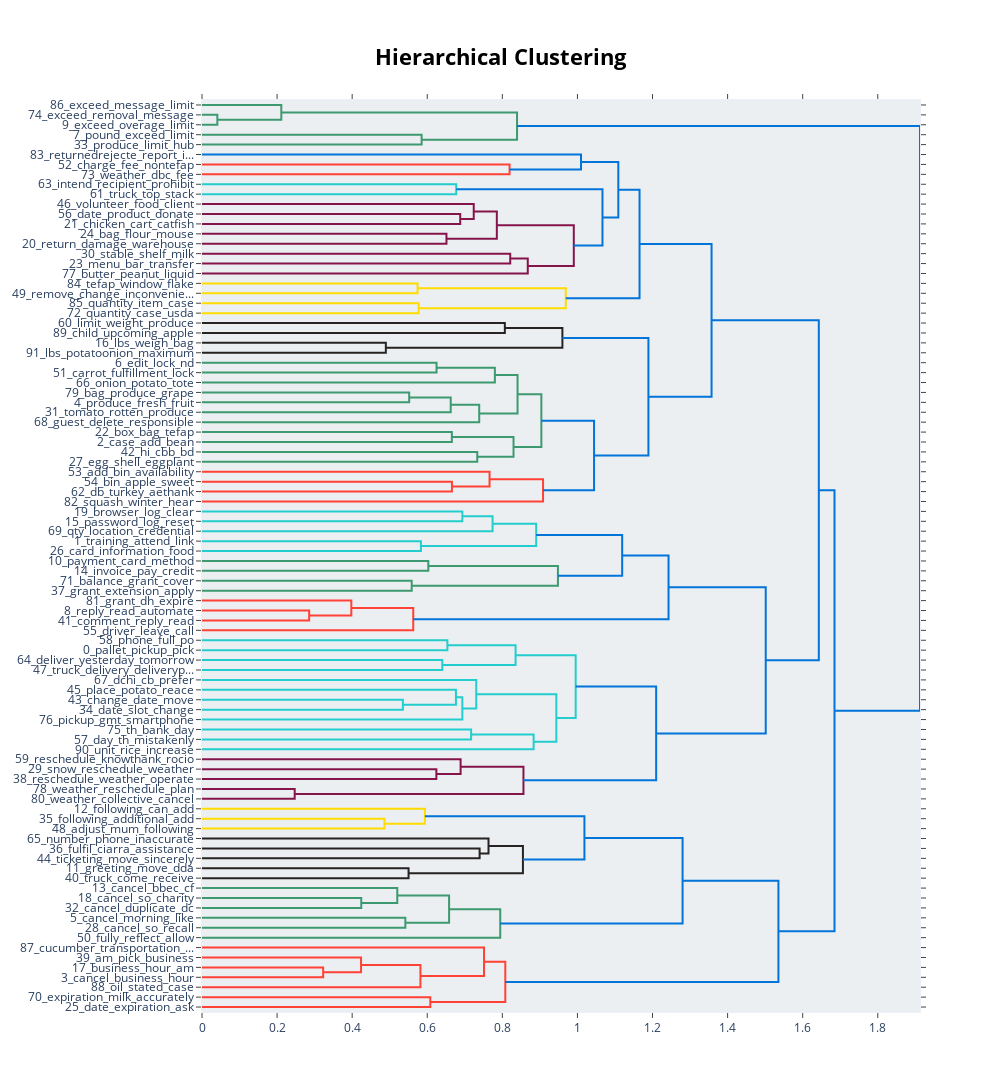

Here is the notebook cell this chart was saved with:
### Code cell
topic_model_all_fields.visualize_hierarchy()

### Figure 1 — Plotly figure (JSON) as saved in the notebook; plotly's stock layout.template omitted (floating-point values rounded to 4 significant figures)
{"data": [{"hoverinfo": "text", "marker": {"color": "rgb(61,153,112)"}, "mode": "lines", "type": "scatter", "x": [0.0, 0.04087, 0.04087, 0.0], "xaxis": "x", "y": [-15.0, -15.0, -25.0, -25.0], "yaxis": "y"}, {"hoverinfo": "text", "marker": {"color": "rgb(61,153,112)"}, "mode": "lines", "type": "scatter", "x": [0.0, 0.2113, 0.2113, 0.04087], "xaxis": "x", "y": [-5.0, -5.0, -20.0, -20.0], "yaxis": "y"}, {"hoverinfo": "text", "marker": {"color": "rgb(61,153,112)"}, "mode": "lines", "type": "scatter", "x": [0.0, 0.585, 0.585, 0.0], "xaxis": "x", "y": [-35.0, -35.0, -45.0, -45.0], "yaxis": "y"}, {"hoverinfo": "text", "marker": {"color": "rgb(61,153,112)"}, "mode": "lines", "type": "scatter", "x": [0.2113, 0.8392, 0.8392, 0.585], "xaxis": "x", "y": [-12.5, -12.5, -40.0, -40.0], "yaxis": "y"}, {"hoverinfo": "text", "marker": {"color": "rgb(255,65,54)"}, "mode": "lines", "type": "scatter", "x": [0.0, 0.8193, 0.8193, 0.0], "xaxis": "x", "y": [-65.0, -65.0, -75.0, -75.0], "yaxis": "y"}, {"hoverinfo": "text", "marker": {"color": "rgb(0,116,217)"}, "mode": "lines", "type": "scatter", "x": [0.0, 1.01, 1.01, 0.8193], "xaxis": "x", "y": [-55.0, -55.0, -70.0, -70.0], "yaxis": "y"}, {"hoverinfo": "text", "marker": {"color": "rgb(35,205,205)"}, "mode": "lines", "type": "scatter", "x": [0.0, 0.6772, 0.6772, 0.0], "xaxis": "x", "y": [-85.0, -85.0, -95.0, -95.0], "yaxis": "y"}, {"hoverinfo": "text", "marker": {"color": "rgb(133,20,75)"}, "mode": "lines", "type": "scatter", "x": [0.0, 0.6878, 0.6878, 0.0], "xaxis": "x", "y": [-115.0, -115.0, -125.0, -125.0], "yaxis": "y"}, {"hoverinfo": "text", "marker": {"color": "rgb(133,20,75)"}, "mode": "lines", "type": "scatter", "x": [0.0, 0.7238, 0.7238, 0.6878], "xaxis": "x", "y": [-105.0, -105.0, -120.0, -120.0], "yaxis": "y"}, {"hoverinfo": "text", "marker": {"color": "rgb(133,20,75)"}, "mode": "lines", "type": "scatter", "x": [0.0, 0.6511, 0.6511, 0.0], "xaxis": "x", "y": [-135.0, -135.0, -145.0, -145.0], "yaxis": "y"}, {"hoverinfo": "text", "marker": {"color": "rgb(133,20,75)"}, "mode": "lines", "type": "scatter", "x": [0.7238, 0.7853, 0.7853, 0.6511], "xaxis": "x", "y": [-112.5, -112.5, -140.0, -140.0], "yaxis": "y"}, {"hoverinfo": "text", "marker": {"color": "rgb(133,20,75)"}, "mode": "lines", "type": "scatter", "x": [0.0, 0.821, 0.821, 0.0], "xaxis": "x", "y": [-155.0, -155.0, -165.0, -165.0], "yaxis": "y"}, {"hoverinfo": "text", "marker": {"color": "rgb(133,20,75)"}, "mode": "lines", "type": "scatter", "x": [0.821, 0.8677, 0.8677, 0.0], "xaxis": "x", "y": [-160.0, -160.0, -175.0, -175.0], "yaxis": "y"}, {"hoverinfo": "text", "marker": {"color": "rgb(133,20,75)"}, "mode": "lines", "type": "scatter", "x": [0.7853, 0.9903, 0.9903, 0.8677], "xaxis": "x", "y": [-126.2, -126.2, -167.5, -167.5], "yaxis": "y"}, {"hoverinfo": "text", "marker": {"color": "rgb(0,116,217)"}, "mode": "lines", "type": "scatter", "x": [0.6772, 1.067, 1.067, 0.9903], "xaxis": "x", "y": [-90.0, -90.0, -146.9, -146.9], "yaxis": "y"}, {"hoverinfo": "text", "marker": {"color": "rgb(0,116,217)"}, "mode": "lines", "type": "scatter", "x": [1.01, 1.109, 1.109, 1.067], "xaxis": "x", "y": [-62.5, -62.5, -118.4, -118.4], "yaxis": "y"}, {"hoverinfo": "text", "marker": {"color": "rgb(255,220,0)"}, "mode": "lines", "type": "scatter", "x": [0.0, 0.5741, 0.5741, 0.0], "xaxis": "x", "y": [-185.0, -185.0, -195.0, -195.0], "yaxis": "y"}, {"hoverinfo": "text", "marker": {"color": "rgb(255,220,0)"}, "mode": "lines", "type": "scatter", "x": [0.0, 0.5769, 0.5769, 0.0], "xaxis": "x", "y": [-205.0, -205.0, -215.0, -215.0], "yaxis": "y"}, {"hoverinfo": "text", "marker": {"color": "rgb(255,220,0)"}, "mode": "lines", "type": "scatter", "x": [0.5741, 0.969, 0.969, 0.5769], "xaxis": "x", "y": [-190.0, -190.0, -210.0, -210.0], "yaxis": "y"}, {"hoverinfo": "text", "marker": {"color": "rgb(0,116,217)"}, "mode": "lines", "type": "scatter", "x": [1.109, 1.165, 1.165, 0.969], "xaxis": "x", "y": [-90.47, -90.47, -200.0, -200.0], "yaxis": "y"}, {"hoverinfo": "text", "marker": {"color": "rgb(40,35,35)"}, "mode": "lines", "type": "scatter", "x": [0.0, 0.8066, 0.8066, 0.0], "xaxis": "x", "y": [-225.0, -225.0, -235.0, -235.0], "yaxis": "y"}, {"hoverinfo": "text", "marker": {"color": "rgb(40,35,35)"}, "mode": "lines", "type": "scatter", "x": [0.0, 0.4897, 0.4897, 0.0], "xaxis": "x", "y": [-245.0, -245.0, -255.0, -255.0], "yaxis": "y"}, {"hoverinfo": "text", "marker": {"color": "rgb(40,35,35)"}, "mode": "lines", "type": "scatter", "x": [0.8066, 0.96, 0.96, 0.4897], "xaxis": "x", "y": [-230.0, -230.0, -250.0, -250.0], "yaxis": "y"}, {"hoverinfo": "text", "marker": {"color": "rgb(61,153,112)"}, "mode": "lines", "type": "scatter", "x": [0.0, 0.6247, 0.6247, 0.0], "xaxis": "x", "y": [-265.0, -265.0, -275.0, -275.0], "yaxis": "y"}, {"hoverinfo": "text", "marker": {"color": "rgb(61,153,112)"}, "mode": "lines", "type": "scatter", "x": [0.6247, 0.7801, 0.7801, 0.0], "xaxis": "x", "y": [-270.0, -270.0, -285.0, -285.0], "yaxis": "y"}, {"hoverinfo": "text", "marker": {"color": "rgb(61,153,112)"}, "mode": "lines", "type": "scatter", "x": [0.0, 0.5519, 0.5519, 0.0], "xaxis": "x", "y": [-295.0, -295.0, -305.0, -305.0], "yaxis": "y"}, {"hoverinfo": "text", "marker": {"color": "rgb(61,153,112)"}, "mode": "lines", "type": "scatter", "x": [0.5519, 0.6625, 0.6625, 0.0], "xaxis": "x", "y": [-300.0, -300.0, -315.0, -315.0], "yaxis": "y"}, {"hoverinfo": "text", "marker": {"color": "rgb(61,153,112)"}, "mode": "lines", "type": "scatter", "x": [0.6625, 0.7384, 0.7384, 0.0], "xaxis": "x", "y": [-307.5, -307.5, -325.0, -325.0], "yaxis": "y"}, {"hoverinfo": "text", "marker": {"color": "rgb(61,153,112)"}, "mode": "lines", "type": "scatter", "x": [0.7801, 0.8405, 0.8405, 0.7384], "xaxis": "x", "y": [-277.5, -277.5, -316.2, -316.2], "yaxis": "y"}, {"hoverinfo": "text", "marker": {"color": "rgb(61,153,112)"}, "mode": "lines", "type": "scatter", "x": [0.0, 0.6655, 0.6655, 0.0], "xaxis": "x", "y": [-335.0, -335.0, -345.0, -345.0], "yaxis": "y"}, {"hoverinfo": "text", "marker": {"color": "rgb(61,153,112)"}, "mode": "lines", "type": "scatter", "x": [0.0, 0.7332, 0.7332, 0.0], "xaxis": "x", "y": [-355.0, -355.0, -365.0, -365.0], "yaxis": "y"}, {"hoverinfo": "text", "marker": {"color": "rgb(61,153,112)"}, "mode": "lines", "type": "scatter", "x": [0.6655, 0.8298, 0.8298, 0.7332], "xaxis": "x", "y": [-340.0, -340.0, -360.0, -360.0], "yaxis": "y"}, {"hoverinfo": "text", "marker": {"color": "rgb(61,153,112)"}, "mode": "lines", "type": "scatter", "x": [0.8405, 0.9039, 0.9039, 0.8298], "xaxis": "x", "y": [-296.9, -296.9, -350.0, -350.0], "yaxis": "y"}, {"hoverinfo": "text", "marker": {"color": "rgb(255,65,54)"}, "mode": "lines", "type": "scatter", "x": [0.0, 0.6657, 0.6657, 0.0], "xaxis": "x", "y": [-385.0, -385.0, -395.0, -395.0], "yaxis": "y"}, {"hoverinfo": "text", "marker": {"color": "rgb(255,65,54)"}, "mode": "lines", "type": "scatter", "x": [0.0, 0.7659, 0.7659, 0.6657], "xaxis": "x", "y": [-375.0, -375.0, -390.0, -390.0], "yaxis": "y"}, {"hoverinfo": "text", "marker": {"color": "rgb(255,65,54)"}, "mode": "lines", "type": "scatter", "x": [0.7659, 0.9084, 0.9084, 0.0], "xaxis": "x", "y": [-382.5, -382.5, -405.0, -405.0], "yaxis": "y"}, {"hoverinfo": "text", "marker": {"color": "rgb(0,116,217)"}, "mode": "lines", "type": "scatter", "x": [0.9039, 1.044, 1.044, 0.9084], "xaxis": "x", "y": [-323.4, -323.4, -393.8, -393.8], "yaxis": "y"}, {"hoverinfo": "text", "marker": {"color": "rgb(0,116,217)"}, "mode": "lines", "type": "scatter", "x": [0.96, 1.189, 1.189, 1.044], "xaxis": "x", "y": [-240.0, -240.0, -358.6, -358.6], "yaxis": "y"}, {"hoverinfo": "text", "marker": {"color": "rgb(0,116,217)"}, "mode": "lines", "type": "scatter", "x": [1.165, 1.357, 1.357, 1.189], "xaxis": "x", "y": [-145.2, -145.2, -299.3, -299.3], "yaxis": "y"}, {"hoverinfo": "text", "marker": {"color": "rgb(35,205,205)"}, "mode": "lines", "type": "scatter", "x": [0.0, 0.6934, 0.6934, 0.0], "xaxis": "x", "y": [-415.0, -415.0, -425.0, -425.0], "yaxis": "y"}, {"hoverinfo": "text", "marker": {"color": "rgb(35,205,205)"}, "mode": "lines", "type": "scatter", "x": [0.6934, 0.774, 0.774, 0.0], "xaxis": "x", "y": [-420.0, -420.0, -435.0, -435.0], "yaxis": "y"}, {"hoverinfo": "text", "marker": {"color": "rgb(35,205,205)"}, "mode": "lines", "type": "scatter", "x": [0.0, 0.5831, 0.5831, 0.0], "xaxis": "x", "y": [-445.0, -445.0, -455.0, -455.0], "yaxis": "y"}, {"hoverinfo": "text", "marker": {"color": "rgb(35,205,205)"}, "mode": "lines", "type": "scatter", "x": [0.774, 0.8901, 0.8901, 0.5831], "xaxis": "x", "y": [-427.5, -427.5, -450.0, -450.0], "yaxis": "y"}, {"hoverinfo": "text", "marker": {"color": "rgb(61,153,112)"}, "mode": "lines", "type": "scatter", "x": [0.0, 0.6028, 0.6028, 0.0], "xaxis": "x", "y": [-465.0, -465.0, -475.0, -475.0], "yaxis": "y"}, {"hoverinfo": "text", "marker": {"color": "rgb(61,153,112)"}, "mode": "lines", "type": "scatter", "x": [0.0, 0.5586, 0.5586, 0.0], "xaxis": "x", "y": [-485.0, -485.0, -495.0, -495.0], "yaxis": "y"}, {"hoverinfo": "text", "marker": {"color": "rgb(61,153,112)"}, "mode": "lines", "type": "scatter", "x": [0.6028, 0.948, 0.948, 0.5586], "xaxis": "x", "y": [-470.0, -470.0, -490.0, -490.0], "yaxis": "y"}, {"hoverinfo": "text", "marker": {"color": "rgb(0,116,217)"}, "mode": "lines", "type": "scatter", "x": [0.8901, 1.119, 1.119, 0.948], "xaxis": "x", "y": [-438.8, -438.8, -480.0, -480.0], "yaxis": "y"}, {"hoverinfo": "text", "marker": {"color": "rgb(255,65,54)"}, "mode": "lines", "type": "scatter", "x": [0.0, 0.2854, 0.2854, 0.0], "xaxis": "x", "y": [-515.0, -515.0, -525.0, -525.0], "yaxis": "y"}, {"hoverinfo": "text", "marker": {"color": "rgb(255,65,54)"}, "mode": "lines", "type": "scatter", "x": [0.0, 0.3977, 0.3977, 0.2854], "xaxis": "x", "y": [-505.0, -505.0, -520.0, -520.0], "yaxis": "y"}, {"hoverinfo": "text", "marker": {"color": "rgb(255,65,54)"}, "mode": "lines", "type": "scatter", "x": [0.3977, 0.5627, 0.5627, 0.0], "xaxis": "x", "y": [-512.5, -512.5, -535.0, -535.0], "yaxis": "y"}, {"hoverinfo": "text", "marker": {"color": "rgb(0,116,217)"}, "mode": "lines", "type": "scatter", "x": [1.119, 1.243, 1.243, 0.5627], "xaxis": "x", "y": [-459.4, -459.4, -523.8, -523.8], "yaxis": "y"}, {"hoverinfo": "text", "marker": {"color": "rgb(35,205,205)"}, "mode": "lines", "type": "scatter", "x": [0.0, 0.6536, 0.6536, 0.0], "xaxis": "x", "y": [-545.0, -545.0, -555.0, -555.0], "yaxis": "y"}, {"hoverinfo": "text", "marker": {"color": "rgb(35,205,205)"}, "mode": "lines", "type": "scatter", "x": [0.0, 0.6401, 0.6401, 0.0], "xaxis": "x", "y": [-565.0, -565.0, -575.0, -575.0], "yaxis": "y"}, {"hoverinfo": "text", "marker": {"color": "rgb(35,205,205)"}, "mode": "lines", "type": "scatter", "x": [0.6536, 0.8352, 0.8352, 0.6401], "xaxis": "x", "y": [-550.0, -550.0, -570.0, -570.0], "yaxis": "y"}, {"hoverinfo": "text", "marker": {"color": "rgb(35,205,205)"}, "mode": "lines", "type": "scatter", "x": [0.0, 0.535, 0.535, 0.0], "xaxis": "x", "y": [-605.0, -605.0, -615.0, -615.0], "yaxis": "y"}, {"hoverinfo": "text", "marker": {"color": "rgb(35,205,205)"}, "mode": "lines", "type": "scatter", "x": [0.0, 0.6764, 0.6764, 0.535], "xaxis": "x", "y": [-595.0, -595.0, -610.0, -610.0], "yaxis": "y"}, {"hoverinfo": "text", "marker": {"color": "rgb(35,205,205)"}, "mode": "lines", "type": "scatter", "x": [0.6764, 0.6935, 0.6935, 0.0], "xaxis": "x", "y": [-602.5, -602.5, -625.0, -625.0], "yaxis": "y"}, {"hoverinfo": "text", "marker": {"color": "rgb(35,205,205)"}, "mode": "lines", "type": "scatter", "x": [0.0, 0.7305, 0.7305, 0.6935], "xaxis": "x", "y": [-585.0, -585.0, -613.8, -613.8], "yaxis": "y"}, {"hoverinfo": "text", "marker": {"color": "rgb(35,205,205)"}, "mode": "lines", "type": "scatter", "x": [0.0, 0.7168, 0.7168, 0.0], "xaxis": "x", "y": [-635.0, -635.0, -645.0, -645.0], "yaxis": "y"}, {"hoverinfo": "text", "marker": {"color": "rgb(35,205,205)"}, "mode": "lines", "type": "scatter", "x": [0.7168, 0.8833, 0.8833, 0.0], "xaxis": "x", "y": [-640.0, -640.0, -655.0, -655.0], "yaxis": "y"}, {"hoverinfo": "text", "marker": {"color": "rgb(35,205,205)"}, "mode": "lines", "type": "scatter", "x": [0.7305, 0.9438, 0.9438, 0.8833], "xaxis": "x", "y": [-599.4, -599.4, -647.5, -647.5], "yaxis": "y"}, {"hoverinfo": "text", "marker": {"color": "rgb(35,205,205)"}, "mode": "lines", "type": "scatter", "x": [0.8352, 0.9953, 0.9953, 0.9438], "xaxis": "x", "y": [-560.0, -560.0, -623.4, -623.4], "yaxis": "y"}, {"hoverinfo": "text", "marker": {"color": "rgb(133,20,75)"}, "mode": "lines", "type": "scatter", "x": [0.0, 0.6242, 0.6242, 0.0], "xaxis": "x", "y": [-675.0, -675.0, -685.0, -685.0], "yaxis": "y"}, {"hoverinfo": "text", "marker": {"color": "rgb(133,20,75)"}, "mode": "lines", "type": "scatter", "x": [0.0, 0.6888, 0.6888, 0.6242], "xaxis": "x", "y": [-665.0, -665.0, -680.0, -680.0], "yaxis": "y"}, {"hoverinfo": "text", "marker": {"color": "rgb(133,20,75)"}, "mode": "lines", "type": "scatter", "x": [0.0, 0.2469, 0.2469, 0.0], "xaxis": "x", "y": [-695.0, -695.0, -705.0, -705.0], "yaxis": "y"}, {"hoverinfo": "text", "marker": {"color": "rgb(133,20,75)"}, "mode": "lines", "type": "scatter", "x": [0.6888, 0.8562, 0.8562, 0.2469], "xaxis": "x", "y": [-672.5, -672.5, -700.0, -700.0], "yaxis": "y"}, {"hoverinfo": "text", "marker": {"color": "rgb(0,116,217)"}, "mode": "lines", "type": "scatter", "x": [0.9953, 1.21, 1.21, 0.8562], "xaxis": "x", "y": [-591.7, -591.7, -686.2, -686.2], "yaxis": "y"}, {"hoverinfo": "text", "marker": {"color": "rgb(0,116,217)"}, "mode": "lines", "type": "scatter", "x": [1.243, 1.502, 1.502, 1.21], "xaxis": "x", "y": [-491.6, -491.6, -639.0, -639.0], "yaxis": "y"}, {"hoverinfo": "text", "marker": {"color": "rgb(0,116,217)"}, "mode": "lines", "type": "scatter", "x": [1.357, 1.643, 1.643, 1.502], "xaxis": "x", "y": [-222.3, -222.3, -565.3, -565.3], "yaxis": "y"}, {"hoverinfo": "text", "marker": {"color": "rgb(255,220,0)"}, "mode": "lines", "type": "scatter", "x": [0.0, 0.4859, 0.4859, 0.0], "xaxis": "x", "y": [-725.0, -725.0, -735.0, -735.0], "yaxis": "y"}, {"hoverinfo": "text", "marker": {"color": "rgb(255,220,0)"}, "mode": "lines", "type": "scatter", "x": [0.0, 0.5937, 0.5937, 0.4859], "xaxis": "x", "y": [-715.0, -715.0, -730.0, -730.0], "yaxis": "y"}, {"hoverinfo": "text", "marker": {"color": "rgb(40,35,35)"}, "mode": "lines", "type": "scatter", "x": [0.0, 0.7395, 0.7395, 0.0], "xaxis": "x", "y": [-755.0, -755.0, -765.0, -765.0], "yaxis": "y"}, {"hoverinfo": "text", "marker": {"color": "rgb(40,35,35)"}, "mode": "lines", "type": "scatter", "x": [0.0, 0.7632, 0.7632, 0.7395], "xaxis": "x", "y": [-745.0, -745.0, -760.0, -760.0], "yaxis": "y"}, {"hoverinfo": "text", "marker": {"color": "rgb(40,35,35)"}, "mode": "lines", "type": "scatter", "x": [0.0, 0.5502, 0.5502, 0.0], "xaxis": "x", "y": [-775.0, -775.0, -785.0, -785.0], "yaxis": "y"}, {"hoverinfo": "text", "marker": {"color": "rgb(40,35,35)"}, "mode": "lines", "type": "scatter", "x": [0.7632, 0.8548, 0.8548, 0.5502], "xaxis": "x", "y": [-752.5, -752.5, -780.0, -780.0], "yaxis": "y"}, {"hoverinfo": "text", "marker": {"color": "rgb(0,116,217)"}, "mode": "lines", "type": "scatter", "x": [0.5937, 1.019, 1.019, 0.8548], "xaxis": "x", "y": [-722.5, -722.5, -766.2, -766.2], "yaxis": "y"}, {"hoverinfo": "text", "marker": {"color": "rgb(61,153,112)"}, "mode": "lines", "type": "scatter", "x": [0.0, 0.4242, 0.4242, 0.0], "xaxis": "x", "y": [-805.0, -805.0, -815.0, -815.0], "yaxis": "y"}, {"hoverinfo": "text", "marker": {"color": "rgb(61,153,112)"}, "mode": "lines", "type": "scatter", "x": [0.0, 0.5201, 0.5201, 0.4242], "xaxis": "x", "y": [-795.0, -795.0, -810.0, -810.0], "yaxis": "y"}, {"hoverinfo": "text", "marker": {"color": "rgb(61,153,112)"}, "mode": "lines", "type": "scatter", "x": [0.0, 0.5417, 0.5417, 0.0], "xaxis": "x", "y": [-825.0, -825.0, -835.0, -835.0], "yaxis": "y"}, {"hoverinfo": "text", "marker": {"color": "rgb(61,153,112)"}, "mode": "lines", "type": "scatter", "x": [0.5201, 0.6581, 0.6581, 0.5417], "xaxis": "x", "y": [-802.5, -802.5, -830.0, -830.0], "yaxis": "y"}, {"hoverinfo": "text", "marker": {"color": "rgb(61,153,112)"}, "mode": "lines", "type": "scatter", "x": [0.6581, 0.7944, 0.7944, 0.0], "xaxis": "x", "y": [-816.2, -816.2, -845.0, -845.0], "yaxis": "y"}, {"hoverinfo": "text", "marker": {"color": "rgb(0,116,217)"}, "mode": "lines", "type": "scatter", "x": [1.019, 1.28, 1.28, 0.7944], "xaxis": "x", "y": [-744.4, -744.4, -830.6, -830.6], "yaxis": "y"}, {"hoverinfo": "text", "marker": {"color": "rgb(255,65,54)"}, "mode": "lines", "type": "scatter", "x": [0.0, 0.3228, 0.3228, 0.0], "xaxis": "x", "y": [-875.0, -875.0, -885.0, -885.0], "yaxis": "y"}, {"hoverinfo": "text", "marker": {"color": "rgb(255,65,54)"}, "mode": "lines", "type": "scatter", "x": [0.0, 0.4236, 0.4236, 0.3228], "xaxis": "x", "y": [-865.0, -865.0, -880.0, -880.0], "yaxis": "y"}, {"hoverinfo": "text", "marker": {"color": "rgb(255,65,54)"}, "mode": "lines", "type": "scatter", "x": [0.4236, 0.5818, 0.5818, 0.0], "xaxis": "x", "y": [-872.5, -872.5, -895.0, -895.0], "yaxis": "y"}, {"hoverinfo": "text", "marker": {"color": "rgb(255,65,54)"}, "mode": "lines", "type": "scatter", "x": [0.0, 0.7512, 0.7512, 0.5818], "xaxis": "x", "y": [-855.0, -855.0, -883.8, -883.8], "yaxis": "y"}, {"hoverinfo": "text", "marker": {"color": "rgb(255,65,54)"}, "mode": "lines", "type": "scatter", "x": [0.0, 0.6081, 0.6081, 0.0], "xaxis": "x", "y": [-905.0, -905.0, -915.0, -915.0], "yaxis": "y"}, {"hoverinfo": "text", "marker": {"color": "rgb(255,65,54)"}, "mode": "lines", "type": "scatter", "x": [0.7512, 0.8079, 0.8079, 0.6081], "xaxis": "x", "y": [-869.4, -869.4, -910.0, -910.0], "yaxis": "y"}, {"hoverinfo": "text", "marker": {"color": "rgb(0,116,217)"}, "mode": "lines", "type": "scatter", "x": [1.28, 1.535, 1.535, 0.8079], "xaxis": "x", "y": [-787.5, -787.5, -889.7, -889.7], "yaxis": "y"}, {"hoverinfo": "text", "marker": {"color": "rgb(0,116,217)"}, "mode": "lines", "type": "scatter", "x": [1.643, 1.685, 1.685, 1.535], "xaxis": "x", "y": [-393.8, -393.8, -838.6, -838.6], "yaxis": "y"}, {"hoverinfo": "text", "marker": {"color": "rgb(0,116,217)"}, "mode": "lines", "type": "scatter", "x": [0.8392, 1.912, 1.912, 1.685], "xaxis": "x", "y": [-26.25, -26.25, -616.2, -616.2], "yaxis": "y"}], "layout": {"autosize": false, "height": 1580, "hoverlabel": {"bgcolor": "white", "font": {"family": "Rockwell", "size": 16}}, "hovermode": "closest", "plot_bgcolor": "#ECEFF1", "showlegend": false, "title": {"font": {"color": "Black", "size": 22}, "text": "<b>Hierarchical Clustering</b>", "x": 0.5, "xanchor": "center", "yanchor": "top"}, "width": 1000, "xaxis": {"mirror": "allticks", "rangemode": "tozero", "showgrid": false, "showline": true, "showticklabels": true, "ticks": "outside", "type": "linear", "zeroline": false}, "yaxis": {"mirror": "allticks", "range": [-920, 0], "rangemode": "tozero", "showgrid": false, "showline": true, "showticklabels": true, "tickmode": "array", "ticks": "outside", "ticktext": ["86_exceed_message_limit", "74_exceed_removal_message", "9_exceed_overage_limit", "7_pound_exceed_limit", "33_produce_limit_hub", "83_returnedrejecte_report_i...", "52_charge_fee_nontefap", "73_weather_dbc_fee", "63_intend_recipient_prohibit", "61_truck_top_stack", "46_volunteer_food_client", "56_date_product_donate", "21_chicken_cart_catfish", "24_bag_flour_mouse", "20_return_damage_warehouse", "30_stable_shelf_milk", "23_menu_bar_transfer", "77_butter_peanut_liquid", "84_tefap_window_flake", "49_remove_change_inconvenie...", "85_quantity_item_case", "72_quantity_case_usda", "60_limit_weight_produce", "89_child_upcoming_apple", "16_lbs_weigh_bag", "91_lbs_potatoonion_maximum", "6_edit_lock_nd", "51_carrot_fulfillment_lock", "66_onion_potato_tote", "79_bag_produce_grape", "4_produce_fresh_fruit", "31_tomato_rotten_produce", "68_guest_delete_responsible", "22_box_bag_tefap", "2_case_add_bean", "42_hi_cbb_bd", "27_egg_shell_eggplant", "53_add_bin_availability", "54_bin_apple_sweet", "62_db_turkey_aethank", "82_squash_winter_hear", "19_browser_log_clear", "15_password_log_reset", "69_qty_location_credential", "1_training_attend_link", "26_card_information_food", "10_payment_card_method", "14_invoice_pay_credit", "71_balance_grant_cover", "37_grant_extension_apply", "81_grant_dh_expire", "8_reply_read_automate", "41_comment_reply_read", "55_driver_leave_call", "58_phone_full_po", "0_pallet_pickup_pick", "64_deliver_yesterday_tomorrow", "47_truck_delivery_deliveryp...", "67_dchi_cb_prefer", "45_place_potato_reace", "43_change_date_move", "34_date_slot_change", "76_pickup_gmt_smartphone", "75_th_bank_day", "57_day_th_mistakenly", "90_unit_rice_increase", "59_reschedule_knowthank_rocio", "29_snow_reschedule_weather", "38_reschedule_weather_operate", "78_weather_reschedule_plan", "80_weather_collective_cancel", "12_following_can_add", "35_following_additional_add", "48_adjust_mum_following", "65_number_phone_inaccurate", "36_fulfil_ciarra_assistance", "44_ticketing_move_sincerely", "11_greeting_move_dda", "40_truck_come_receive", "13_cancel_bbec_cf", "18_cancel_so_charity", "32_cancel_duplicate_dc", "5_cancel_morning_like", "28_cancel_so_recall", "50_fully_reflect_allow", "87_cucumber_transportation_...", "39_am_pick_business", "17_business_hour_am", "3_cancel_business_hour", "88_oil_stated_case", "70_expiration_milk_accurately", "25_date_expiration_ask"], "tickvals": [-5, -15, -25, -35, -45, -55, -65, -75, -85, -95, -105, -115, -125, -135, -145, -155, -165, -175, -185, -195, -205, -215, -225, -235, -245, -255, -265, -275, -285, -295, -305, -315, -325, -335, -345, -355, -365, -375, -385, -395, -405, -415, -425, -435, -445, -455, -465, -475, -485, -495, -505, -515, -525, -535, -545, -555, -565, -575, -585, -595, -605, -615, -625, -635, -645, -655, -665, -675, -685, -695, -705, -715, -725, -735, -745, -755, -765, -775, -785, -795, -805, -815, -825, -835, -845, -855, -865, -875, -885, -895, -905, -915], "type": "linear", "zeroline": false}}}
